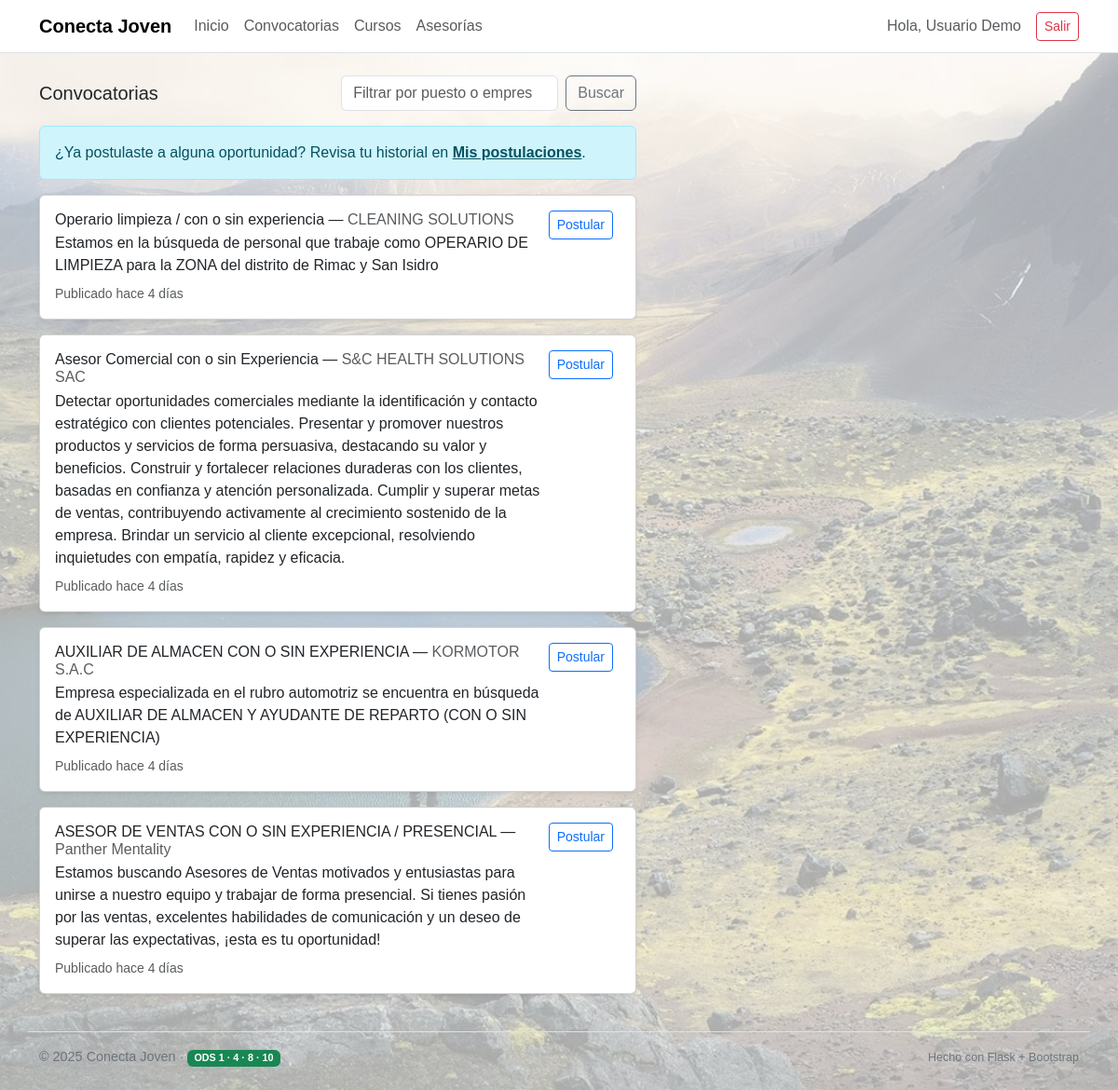
The page /jobs (signed in) on the database its author committed.
### tables this page shows
CREATE TABLE jobs (
        id INTEGER PRIMARY KEY AUTOINCREMENT,
        title TEXT NOT NULL,
        company TEXT NOT NULL,
        link TEXT NOT NULL,
        description TEXT,
        created_by INTEGER,
        created_at TEXT NOT NULL,
        FOREIGN KEY(created_by) REFERENCES users(id)
    );

### app.py (the view)
    def wrapper(*args, **kwargs):
        if "user_id" not in session:
            return redirect(url_for("login"))
        return view(*args, **kwargs)

### app.py (called while the page is built, shortened)
def get_db():
    conn = sqlite3.connect(DB_PATH)
    conn.row_factory = sqlite3.Row
    return conn

@app.template_filter("timeago")
def timeago(value):
    if not value:
        return ""
    try:
        dt = _dt.datetime.fromisoformat(value)
    except Exception:
        return value
    now = _dt.datetime.utcnow()
    diff = now - dt
    s = int(diff.total_seconds())
    if s < 60:
        return f"hace {s} segundo{'s' if s != 1 else ''}"
    m = s // 60
    if m < 60:
        return f"hace {m} minuto{'s' if m != 1 else ''}"
    h = m // 60
    if h < 24:
        return f"hace {h} hora{'s' if h != 1 else ''}"
    d = h // 24
    if d < 7:
        return f"hace {d} día{'s' if d != 1 else ''}"
    return dt.strftime("%d/%m/%Y")

@app.context_processor
def inject_now():
    return {"APP_NAME": APP_NAME, "year": datetime.datetime.now().year, "MEET_LINK": MEET_LINK}

def login_required(view):
    def wrapper(*args, **kwargs):
        if "user_id" not in session:
            return redirect(url_for("login"))
        return view(*args, **kwargs)
    wrapper.__name__ = view.__name__
    return wrapper

@app.route("/jobs", methods=["GET","POST"])
@login_required
def jobs():
    conn = get_db(); cur = conn.cursor()
    q = request.args.get("q","").strip()
    if q:
        cur.execute("SELECT * FROM jobs WHERE title LIKE ? OR company LIKE ? ORDER BY id DESC",
                    (f"%{q}%", f"%{q}%"))
    else:
        cur.execute("SELECT * FROM jobs ORDER BY id DESC")
    jobs_list = cur.fetchall()
    conn.close()
    return render_template("jobs.html", jobs=jobs_list, q=q)

### templates/jobs.html (shortened to what this page needs)
{% extends 'base.html' %}
{% block content %}
<div class="row g-4">
  <div class="col-lg-7">
    <div class="d-flex align-items-center justify-content-between">
      <h2 class="h5 mb-0">Convocatorias</h2>
      <form class="d-flex" method="get">
        <input class="form-control me-2" type="search" name="q" placeholder="Filtrar por puesto o empresa" value="{{ q }}">
        <button class="btn btn-outline-secondary">Buscar</button>
      </form>
    </div>
    {% if not session.get('is_admin') %}
    <div class="alert alert-info mt-3">
      ¿Ya postulaste a alguna oportunidad? Revisa tu historial en
      <a href="{{ url_for('jobs_history') }}" class="alert-link">Mis postulaciones</a>.
    </div>
    {% endif %}
    <div class="mt-3">
      {% for j in jobs %}
      <div class="card shadow-sm mb-3">
        <div class="card-body">
          <div class="d-flex justify-content-between align-items-start">
            <div class="pe-2">
              <h3 class="h6 mb-1">
                {{ j['title'] }} — <span class="text-muted">{{ j['company'] }}</span>
              </h3>
              {% if j['description'] %}
                <p class="mb-2">{{ j['description'] }}</p>
              {% else %}
                <p class="mb-2 text-muted">Sin descripción.</p>
              {% endif %}
              <div class="text-muted small">
                Publicado {{ j['created_at'] | timeago }}
              </div>
            </div>
            <div class="text-nowrap">
              <a class="btn btn-sm btn-outline-primary me-2"
                 target="_blank" rel="noopener"
                 href="{{ j['link'] }}">
                Postular
              </a>
            </div>
          </div>
        </div>
      </div>
      {% else %}
        <p class="text-muted">Sin resultados.</p>
      {% endfor %}
    </div>
  </div>
</div>
{% endblock %}

### static/style.css (style rules this page uses)
body { background: url("/static/peru_fondo.jpg") no-repeat center center fixed; background-size: cover; font-family: Arial, sans-serif; position: relative; z-index: 0; min-height: 100vh; }
body::before { content: ""; position: fixed; top: 0; left: 0; width: 100%; height: 100%; background: rgba(255, 255, 255, 0.65); z-index: -1; }

### rows shown on the page
jobs: title "Operario limpieza / con o sin experiencia", company "CLEANING SOLUTIONS", description "Estamos en la búsqueda de personal que trabaje como OPERARIO DE LIMPIEZA para la ZONA del distrito de Rimac y San Isidro", created_at "hace 4 días"
jobs: title "Asesor Comercial con o sin Experiencia", company "S&C HEALTH SOLUTIONS SAC", description "Detectar oportunidades comerciales mediante la identificación y contacto estratégico con clientes potenciales. Presentar y promover nuestros productos y servicios de forma persuasiva, destacando su valor y beneficios. Construir y fortalecer relaciones duraderas con los clientes, basadas en confianza y atención personalizada. Cumplir y superar metas de ventas, contribuyendo activamente al crecimiento sostenido de la empresa. Brindar un servicio al cliente excepcional, resolviendo inquietudes con empatía, rapidez y eficacia.", created_at "hace 4 días"
jobs: title "AUXILIAR DE ALMACEN CON O SIN EXPERIENCIA", company "KORMOTOR S.A.C", description "Empresa especializada en el rubro automotriz se encuentra en búsqueda de AUXILIAR DE ALMACEN Y AYUDANTE DE REPARTO (CON O SIN EXPERIENCIA)", created_at "hace 4 días"
jobs: title "ASESOR DE VENTAS CON O SIN EXPERIENCIA / PRESENCIAL", company "Panther Mentality", description "Estamos buscando Asesores de Ventas motivados y entusiastas para unirse a nuestro equipo y trabajar de forma presencial. Si tienes pasión por las ventas, excelentes habilidades de comunicación y un deseo de superar las expectativas, ¡esta es tu oportunidad!", created_at "hace 4 días"

### other values the page prints
{{ APP_NAME }} "Conecta Joven"
{{ session.get('user_name') }} "Usuario Demo"
